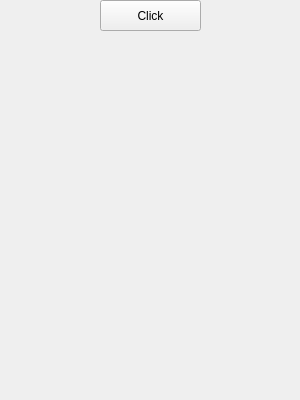
<?xml version="1.0" encoding="UTF-8"?>
<ui version="4.0">
 <class>Form</class>
 <widget class="QWidget" name="Form">
  <property name="geometry">
   <rect>
    <x>0</x>
    <y>0</y>
    <width>300</width>
    <height>400</height>
   </rect>
  </property>
  <property name="windowTitle">
   <string>Form</string>
  </property>
  <widget class="QPushButton" name="pushButton">
   <property name="geometry">
    <rect>
     <x>100</x>
     <y>0</y>
     <width>101</width>
     <height>31</height>
    </rect>
   </property>
   <property name="text">
    <string>Click</string>
   </property>
  </widget>
 </widget>
 <resources/>
 <connections/>
</ui>
